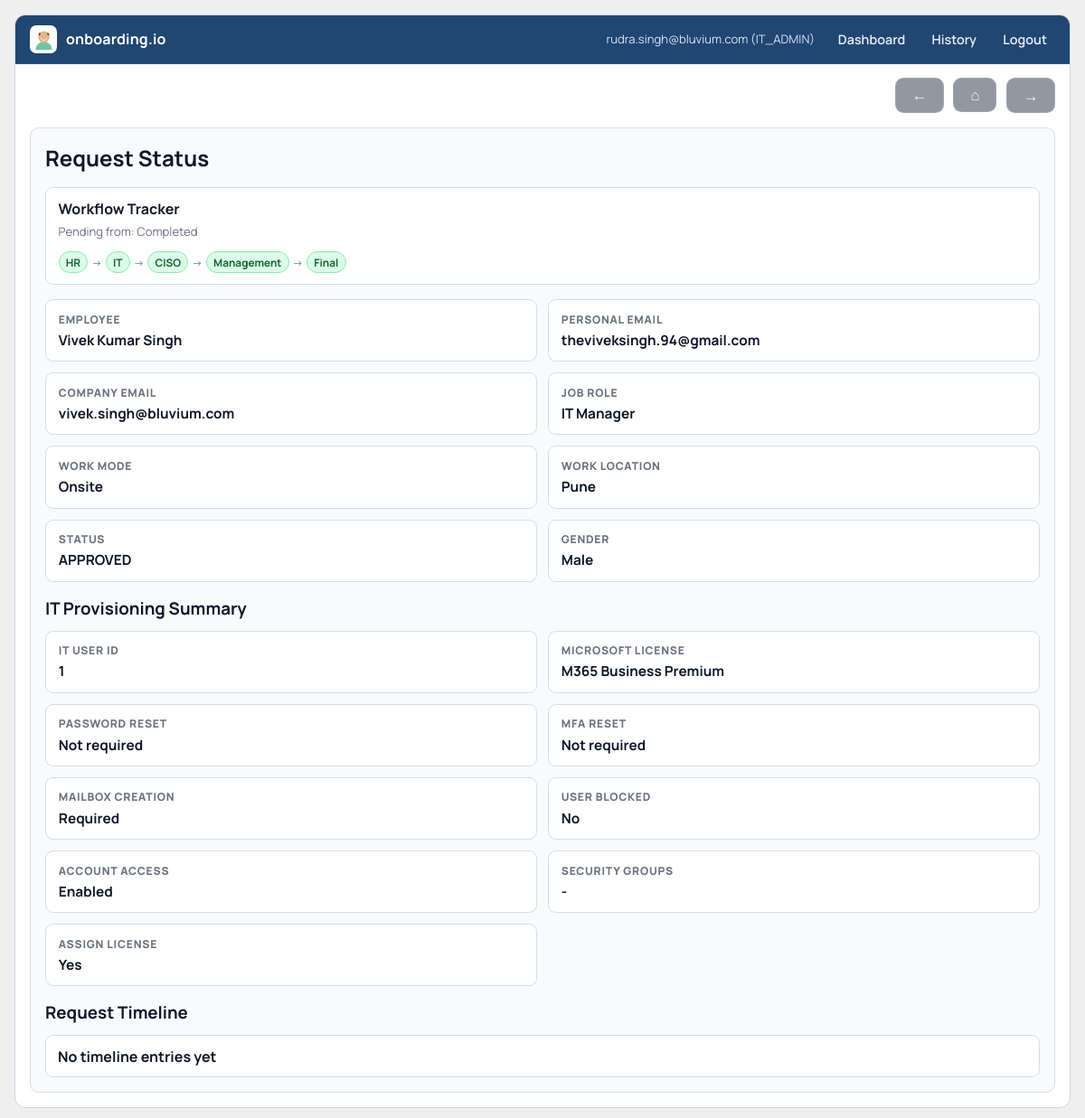
Page /status/2 (signed in) on the committed database.
### models.py (models this page shows)
class User(UserMixin, db.Model):
    id = db.Column(db.Integer, primary_key=True)
    email = db.Column(db.String(255), unique=True, nullable=False)
    password_hash = db.Column(db.String(255), nullable=False)
    role = db.Column(db.String(50), nullable=False)
    domain = db.Column(db.String(255), nullable=False)
    created_at = db.Column(db.DateTime)

class EmployeeRequest(db.Model):
    id = db.Column(db.Integer, primary_key=True)
    domain = db.Column(db.String(255), nullable=False)
    requested_by = db.Column(db.Integer, db.ForeignKey("user.id"), nullable=False)
    first_name = db.Column(db.String(255))
    middle_name = db.Column(db.String(255))
    last_name = db.Column(db.String(255))
    employee_name = db.Column(db.String(255), nullable=False)
    employee_email = db.Column(db.String(255), nullable=False)
    gender = db.Column(db.String(50))
    job_title = db.Column(db.String(255))
    work_mode = db.Column(db.String(50))
    work_location = db.Column(db.String(255))
    company_email = db.Column(db.String(255))
    status = db.Column(db.String(50), nullable=False)
    created_at = db.Column(db.DateTime)

class Provisioning(db.Model):
    id = db.Column(db.Integer, primary_key=True)
    request_id = db.Column(db.Integer, db.ForeignKey("employee_request.id"), nullable=False)
    created_by = db.Column(db.Integer, db.ForeignKey("user.id"), nullable=False)
    it_user_id = db.Column(db.String(255), nullable=False)
    license_type = db.Column(db.String(255), nullable=False)
    security_groups = db.Column(db.Text)
    assign_license = db.Column(db.Boolean)
    password_reset_required = db.Column(db.Boolean)
    block_user = db.Column(db.Boolean)
    mfa_reset_required = db.Column(db.Boolean)
    mailbox_creation_required = db.Column(db.Boolean)
    account_access_action = db.Column(db.String(20))
    created_at = db.Column(db.DateTime)

### app.py (the view)
    @app.route("/status/<int:request_id>")
    @login_required
    def request_status(request_id):
        req = EmployeeRequest.query.filter_by(id=request_id, domain=current_user.domain).first_or_404()
        provisioning = Provisioning.query.filter_by(request_id=req.id).first()
        tracking_map = build_tracking_map([req])
        audits = RequestAudit.query.filter_by(request_id=req.id).order_by(RequestAudit.created_at.asc()).all()
        return render_template("status.html", request_item=req, provisioning=provisioning, tracking=tracking_map.get(req.id), audits=audits)

### templates/status.html
{% extends "base.html" %}
{% block content %}
<div class="card">
  <h2>Request Status</h2>
  {% if tracking %}
    <div class="tracking-card">
      <h3>Workflow Tracker</h3>
      <p class="table-subtext">Pending from: {{ tracking.pending_from }}</p>
      <div class="workflow-tree">
        {% for step in tracking.steps %}
          <span class="tree-node tree-{{ step.state }}">{{ step.label }}</span>{% if not loop.last %}<span class="tree-arrow">-></span>{% endif %}
        {% endfor %}
      </div>
    </div>
  {% endif %}
  <div class="detail-grid">
    <div class="detail-item">
      <span>Employee</span>
      <strong>{{ request_item.employee_name }}</strong>
    </div>
    <div class="detail-item">
      <span>Personal Email</span>
      <strong>{{ request_item.employee_email }}</strong>
    </div>
    <div class="detail-item">
      <span>Company Email</span>
      <strong>{{ request_item.company_email }}</strong>
    </div>
    <div class="detail-item">
      <span>Job Role</span>
      <strong>{{ request_item.job_title }}</strong>
    </div>
    <div class="detail-item">
      <span>Work Mode</span>
      <strong>{{ request_item.work_mode }}</strong>
    </div>
    <div class="detail-item">
      <span>Work Location</span>
      <strong>{{ request_item.work_location }}</strong>
    </div>
    <div class="detail-item">
      <span>Status</span>
      <strong>{{ request_item.status }}</strong>
    </div>
    <div class="detail-item">
      <span>Gender</span>
      <strong>{{ request_item.gender }}</strong>
    </div>
  </div>
  {% if provisioning %}
    <h3 style="margin-top: 1rem; margin-bottom: 0.75rem;">IT Provisioning Summary</h3>
    <div class="detail-grid">
      <div class="detail-item">
        <span>IT User ID</span>
        <strong>{{ provisioning.it_user_id }}</strong>
      </div>
      <div class="detail-item">
        <span>Microsoft License</span>
        <strong>{{ provisioning.license_type or 'Not assigned' }}</strong>
      </div>
      <div class="detail-item">
        <span>Password Reset</span>
        <strong>{{ 'Required' if provisioning.password_reset_required else 'Not required' }}</strong>
      </div>
      <div class="detail-item">
        <span>MFA Reset</span>
        <strong>{{ 'Required' if provisioning.mfa_reset_required else 'Not required' }}</strong>
      </div>
      <div class="detail-item">
        <span>Mailbox Creation</span>
        <strong>{{ 'Required' if provisioning.mailbox_creation_required else 'Not required' }}</strong>
      </div>
      <div class="detail-item">
        <span>User Blocked</span>
        <strong>{{ 'Yes' if provisioning.block_user else 'No' }}</strong>
      </div>
      <div class="detail-item">
        <span>Account Access</span>
        <strong>
          {% if provisioning.account_access_action == 'ENABLE' %}
            Enabled
          {% elif provisioning.account_access_action == 'DISABLE' %}
            Disabled
          {% else %}
            No change
          {% endif %}
        </strong>
      </div>
      <div class="detail-item">
        <span>Security Groups</span>
        <strong>{{ provisioning.security_groups or '-' }}</strong>
      </div>
      <div class="detail-item">
        <span>Assign License</span>
        <strong>{{ 'Yes' if provisioning.assign_license else 'No' }}</strong>
      </div>
    </div>
  {% endif %}
  <h3 style="margin-top: 1rem; margin-bottom: 0.75rem;">Request Timeline</h3>
  <div class="audit-timeline">
    {% for audit in audits %}
      <article class="audit-item">
        <div class="audit-meta">
          <strong>{{ audit.event_type.replace('_', ' ') }}</strong>
          <span>{{ audit.created_at.strftime('%Y-%m-%d %H:%M') if audit.created_at else '-' }}</span>
        </div>
        <p>{{ audit.details or '-' }}</p>
        <span class="table-subtext">Actor: {{ audit.actor_email or 'System' }}{% if audit.actor_role %} ({{ audit.actor_role }}){% endif %}</span>
      </article>
    {% else %}
      <article class="audit-item">
        <div class="audit-meta">
          <strong>No timeline entries yet</strong>
        </div>
      </article>
    {% endfor %}
  </div>
</div>
{% endblock %}

### templates/base.html (shortened to what this page needs)
<!DOCTYPE html>
<html lang="en">
<head>
  <link rel="stylesheet" href="{{ url_for('static', filename='css/style.css') }}">
</head>
<body class="{{ page_class|trim }}">
  <div class="page-shell {% if page_class|trim %}{{ page_class|trim }}{% endif %}">
    {% if show_nav|trim != 'false' %}
    <nav class="top-nav">
      <a class="brand" href="{{ url_for('index') }}">
        <span class="brand-icon"></span>
        <span>onboarding.io</span>
      </a>
      <div class="nav-links">
        {% if current_user.is_authenticated %}
          <span class="nav-meta">{{ current_user.email }} ({{ current_user.role }})</span>
          <a class="nav-link" href="{{ url_for('dashboard') }}">Dashboard</a>
          <a class="nav-link" href="{{ url_for('history') }}">History</a>
          <a class="nav-link" href="{{ url_for('logout') }}">Logout</a>
        {% else %}
          <a class="nav-link nav-link-primary" href="{{ url_for('login') }}">Login</a>
          <a class="nav-link" href="{{ url_for('signup') }}">Sign Up</a>
        {% endif %}
      </div>
    </nav>
    {% endif %}
    <main>
    {% if show_page_controls|trim != 'false' %}
      <div class="page-controls" role="navigation" aria-label="Page controls">
        <button
          type="button"
          class="btn btn-outline page-control-btn page-control-icon-btn"
          onclick="if (window.history.length > 1) { window.history.back(); } else { window.location.href='{{ url_for('index') }}'; }"
          aria-label="Go back"
          title="Go back"
        >
          <span class="page-control-symbol" aria-hidden="true">←</span>
        </button>
        <a class="btn btn-outline page-control-btn page-control-icon-btn page-control-home" href="{{ url_for('index') }}" aria-label="Home" title="Home">
          <span class="page-control-symbol" aria-hidden="true">⌂</span>
        </a>
        <a class="btn btn-outline page-control-btn page-control-icon-btn" href="{{ url_for('logout') if current_user.is_authenticated else url_for('index') }}" aria-label="Next" title="Next">
          <span class="page-control-symbol" aria-hidden="true">→</span>
        </a>
      </div>
    {% endif %}
    {% block content %}{% endblock %}
    </main>
  </div>
</body>
</html>

### static/css/style.css (style rules this page uses)
:root { --page-bg: #efefef; --panel-bg: #ffffff; --ink: #0f172a; --muted: #475569; --line: #d6dce7; --hero: #19365e; --hero-top: #214671; --hero-ink: #f3f6fb; --hero-sub: #d3deed; --btn-dark: #142a48; }
* { box-sizing: border-box; }
body { margin: 0; background: var(--page-bg); color: var(--ink); font-family: "Manrope", "Segoe UI", Tahoma, sans-serif; }
a { color: inherit; text-decoration: none; }
.page-shell { width: min(1240px, calc(100% - 2rem)); margin: 1rem auto; background: var(--panel-bg); border: 1px solid #cfd6e2; border-radius: 12px; overflow: hidden; }
.top-nav { display: flex; justify-content: space-between; align-items: center; gap: 1rem; padding: 0.7rem 1rem; background: var(--hero-top); border-bottom: 1px solid rgba(255, 255, 255, 0.08); }
.brand { display: inline-flex; align-items: center; gap: 0.6rem; color: #ffffff; font-weight: 700; letter-spacing: 0.01em; }
.brand-icon { width: 1.9rem; height: 1.9rem; border-radius: 0.45rem; background: #ffffff url("/static/images/avatar-favicon.svg") center / cover no-repeat; border: 1px solid rgba(255, 255, 255, 0.65); flex-shrink: 0; }
.nav-links { display: inline-flex; align-items: center; gap: 0.7rem; }
.nav-meta { font-size: 0.82rem; color: #d7e4f7; margin-right: 0.35rem; }
.nav-link { color: #e8f0fc; font-size: 0.9rem; font-weight: 600; padding: 0.2rem 0.5rem; border-radius: 999px; border: 1px solid transparent; }
main { padding: 0; }
.page-controls { display: flex; justify-content: flex-end; align-items: center; gap: 0.65rem; padding: 0.95rem 1rem 0; flex-wrap: wrap; }
.page-control-btn { text-align: center; }
.page-control-icon-btn { min-width: 3rem; padding-inline: 0.9rem; }
.page-control-symbol { display: inline-flex; align-items: center; justify-content: center; font-size: 1.1rem; font-weight: 800; line-height: 1; }
.page-control-home .page-control-symbol { font-size: 1.05rem; }
.detail-grid { display: grid; grid-template-columns: repeat(2, minmax(0, 1fr)); gap: 0.75rem; }
.detail-item { border: 1px solid var(--line); border-radius: 0.55rem; background: #ffffff; padding: 0.78rem 0.86rem; }
.detail-item span { display: block; margin-bottom: 0.2rem; color: #6b7280; font-size: 0.76rem; font-weight: 800; letter-spacing: 0.06em; text-transform: uppercase; }
.detail-item strong { color: #0f172a; font-size: 0.96rem; }
.table-subtext { display: block; margin-top: 0.14rem; color: #6b7280; font-size: 0.82rem; }
.btn { display: inline-flex; align-items: center; justify-content: center; border: 1px solid rgba(17, 24, 39, 0.25); background: var(--btn-dark); color: #f8fafc; border-radius: 0.58rem; padding: 0.6rem 1.08rem; font-weight: 700; font-size: 0.95rem; cursor: pointer; transition: transform 0.15s ease, filter 0.18s ease; }
.btn-outline, .btn.secondary { background: rgba(14, 27, 47, 0.45); border-color: rgba(255, 255, 255, 0.14); color: #eef4ff; }
.card, .dashboard { margin: 1rem; border-radius: 0.6rem; border: 1px solid var(--line); background: #f8fafc; padding: 1rem; }
.card h2, .dashboard h2 { margin-top: 0; margin-bottom: 1rem; }
.tracking-card { margin-bottom: 1rem; border: 1px solid var(--line); border-radius: 0.55rem; background: #ffffff; padding: 0.75rem 0.85rem; }
.tracking-card h3 { margin: 0 0 0.35rem; font-size: 1rem; }
.workflow-tree { display: flex; align-items: center; flex-wrap: wrap; gap: 0.25rem; margin-top: 0.25rem; }
.tree-node { display: inline-flex; align-items: center; padding: 0.15rem 0.45rem; border-radius: 999px; font-size: 0.74rem; font-weight: 700; border: 1px solid #cdd4df; background: #f1f5f9; color: #334155; }
.tree-node.tree-done { background: #dcfce7; border-color: #86efac; color: #166534; }
.tree-arrow { font-size: 0.72rem; color: #64748b; }
.audit-timeline { display: grid; gap: 0.6rem; }
.audit-item { border: 1px solid var(--line); border-radius: 0.55rem; background: #ffffff; padding: 0.72rem 0.82rem; }
.audit-meta { display: flex; justify-content: space-between; gap: 0.65rem; align-items: center; }

### rows in the picture
User: email "rudra.singh@bluvium.com", role "IT_ADMIN"
EmployeeRequest: employee_name "Vivek Kumar Singh", employee_email "theviveksingh.94@gmail.com", company_email "vivek.singh@bluvium.com", job_title "IT Manager", work_mode "Onsite", work_location "Pune", status "APPROVED", gender "Male"
Provisioning: it_user_id "1", license_type "M365 Business Premium", password_reset_required "Not required", mfa_reset_required "Not required", mailbox_creation_required "Required", block_user "No", security_groups "-", assign_license "Yes"

### other values in the picture
{{ tracking.pending_from }} "Completed"
{{ step.label }} "HR" "IT" "CISO" "Management" "Final"
